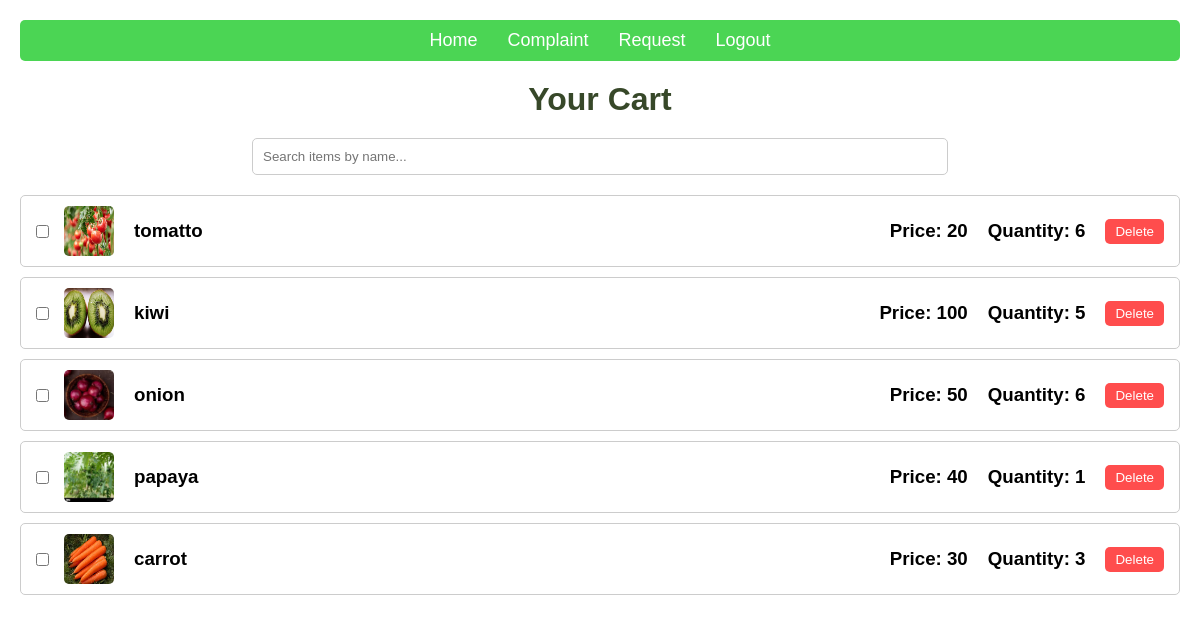
The app's page /Cart/ (signed in) with its own data.
### admin_app/models.py (models this page shows)
class cart(models.Model):
    loginid = models.ForeignKey(Usertable, on_delete=models.CASCADE, null=True, blank=True)
    productid = models.ForeignKey(product, on_delete=models.CASCADE)
    quantity = models.IntegerField(default=1)  # Add quantity field

class product(models.Model):
     loginid=models.ForeignKey(Usertable,on_delete=models.CASCADE,null=True,blank=True)
     name =models.CharField(max_length=100,null=True,blank=True)
     date =models.DateTimeField(auto_now_add=True,null=True,blank=True)
     category= models.ForeignKey(Category,on_delete=models.CASCADE,null=True,blank=True)
     image =models.FileField(upload_to="bsns_product",null=True,blank=True)
     price =models.CharField(max_length=100,null=True,blank=True)
     Quantity = models.CharField(max_length=100,null=True,blank=True)
     Details =models.CharField(max_length=100,null=True,blank=True)

### admin_app/views.py (the view)
# urls.py: path('Cart/',Cart.as_view(),name='cart12'),
class Cart(View):
     def get(self,request):
          c = cart.objects.filter(loginid__id=request.session.get('user_id')).all()
          return render(request,'bussiness/cart.html',{'form': c})

### templates/bussiness/cart.html (shortened to what this page needs)
<!DOCTYPE html>
<html lang="en">
<head>
</head>
<body>
    <nav>
        <ul>
            <li><a href="/Product">Home</a></li>
            <li><a href="/Bcomplaint">Complaint</a></li>
            <li><a href="/Request_list">Request</a></li>
            <li><a href="/login">Logout</a></li>
        </ul>
    </nav>
    <h1>Your Cart</h1>
    <div class="search-bar">
        <input
            type="text"
            id="search"
            placeholder="Search items by name..."
            onkeyup="filterItems()"
        >
    </div>
    <ul class="cart-items">
        {% for i in form %}
        <li class="cart-item">
            <input type="checkbox">
            <div class="cart-item-info">
                <img src="{{ i.productid.image.url }}" alt="Item Image">
                <h3>{{ i.productid.name }}</h3>
            </div>
            <h3>Price: {{ i.productid.price }}</h3>
            <h3>Quantity: {{ i.quantity }}</h3>
            <form method="post" action="{% url 'delete_cart_item' i.id %}" style="margin-left: 10px;">
                <button type="submit" style="background: #ff4d4d; color: white; border: none; padding: 5px 10px; border-radius: 5px; cursor: pointer;">
                    Delete
                </button>
            </form>
        </li>
        {% endfor %}
    </ul>
</body>
</html>

### templates/bussiness/cart.html (style rules this page uses)
* { margin: 0; padding: 0; box-sizing: border-box; font-family: Arial, sans-serif; }
body { padding: 20px; }
h1 { text-align: center; color: rgb(55, 72, 41); margin-bottom: 20px; }
nav { background-color: rgb(75, 213, 84); padding: 10px 20px; text-align: center; border-radius: 5px; margin-bottom: 20px; }
nav ul { list-style-type: none; display: flex; justify-content: center; }
nav ul li { margin: 0 15px; }
nav ul li a { color: white; text-decoration: none; font-size: 18px; }
.search-bar { margin-bottom: 20px; text-align: center; }
.search-bar input { padding: 10px; width: 60%; border: 1px solid #ccc; border-radius: 5px; }
.cart-items { list-style-type: none; padding: 0; }
.cart-item { display: flex; justify-content: space-between; align-items: center; padding: 10px 15px; margin-bottom: 10px; border: 1px solid #ccc; border-radius: 5px; }
.cart-item img { width: 50px; height: 50px; border-radius: 5px; margin-right: 10px; }
.cart-item-info { display: flex; align-items: center; flex-grow: 1; }
.cart-item h3 { margin: 0 10px; }
.cart-item input[type="checkbox"] { margin-right: 15px; }

### records on screen
cart: productid.image (picture), productid.name "tomatto", productid.price "20", quantity "6"
cart: productid.image (picture), productid.name "kiwi", productid.price "100", quantity "5"
cart: productid.image (picture), productid.name "onion", productid.price "50", quantity "6"
cart: productid.image (picture), productid.name "papaya", productid.price "40", quantity "1"
cart: productid.image (picture), productid.name "carrot", productid.price "30", quantity "3"
